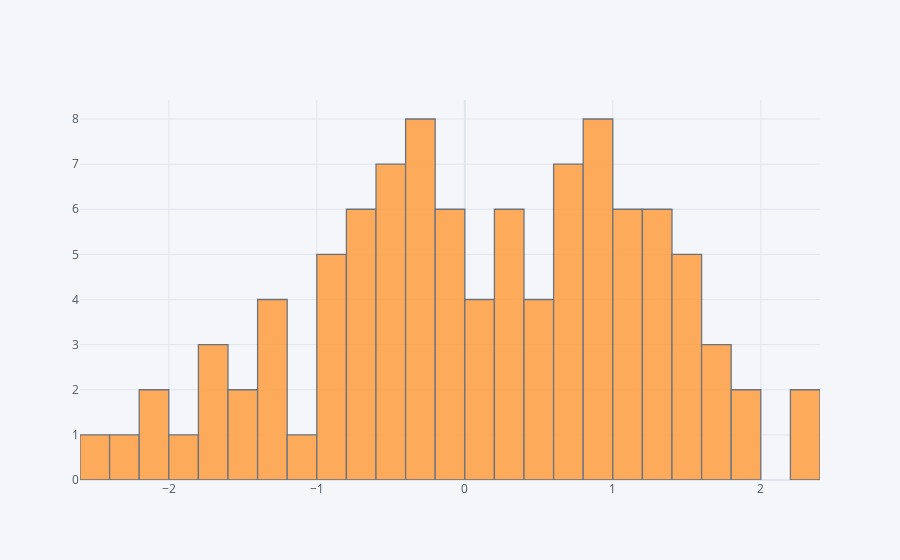

Source (notebook cell):
### Code cell
df1['A'].iplot(kind='hist',bins=25)

### Figure 1 — Plotly figure (JSON) as saved in the notebook; plotly's stock layout.template omitted (floating-point values rounded to 4 significant figures)
{"data": [{"histfunc": "count", "histnorm": "", "marker": {"color": "rgba(255, 153, 51, 1.0)", "line": {"color": "#4D5663", "width": 1.3}}, "name": "A", "nbinsx": 25, "opacity": 0.8, "orientation": "v", "type": "histogram", "x": [-2.018, 0.9234, 1.022, -1.543, 0.9535, 1.614, -0.4907, 0.6406, 0.1817, -0.9019, 1.128, -0.5492, 0.4025, 0.2046, 0.8485, 1.598, -0.3885, 0.7669, 0.5722, -0.3587, 1.276, -1.538, 0.9398, 1.238, 0.4556, 1.922, 0.3788, -1.627, 1.549, 0.3537, -1.602, -0.2743, 1.645, 0.7661, -0.6552, 2.289, -0.3005, -0.1426, -0.3509, 0.8066, -0.819, 0.3384, 0.02915, 0.04075, 0.9096, -0.4587, 0.2372, 1.882, -1.226, 1.022, 0.7867, -0.8562, -1.297, -1.34, -0.7741, -2.065, -0.4326, -0.1396, 1.098, -2.501, 0.7363, -1.703, -0.3907, -0.6357, -1.946, -0.5398, -0.5675, -0.6141, 0.8011, -1.213, -0.376, 1.462, -0.7632, -0.4993, 2.216, -0.2236, -0.1888, 0.1564, -0.04432, 0.8444, 1.262, 1.409, -0.8372, -0.1941, 1.392, -0.1065, 0.5074, -2.398, 1.1, -0.8996, -0.6816, 0.6643, 0.3119, 1.236, 1.592, 1.248, 1.179, 0.7178, -1.056, 1.638]}], "layout": {"barmode": "overlay", "legend": {"bgcolor": "#F5F6F9", "font": {"color": "#4D5663"}}, "paper_bgcolor": "#F5F6F9", "plot_bgcolor": "#F5F6F9", "title": {"font": {"color": "#4D5663"}}, "xaxis": {"gridcolor": "#E1E5ED", "showgrid": true, "tickfont": {"color": "#4D5663"}, "title": {"font": {"color": "#4D5663"}, "text": ""}, "zerolinecolor": "#E1E5ED"}, "yaxis": {"gridcolor": "#E1E5ED", "showgrid": true, "tickfont": {"color": "#4D5663"}, "title": {"font": {"color": "#4D5663"}, "text": ""}, "zerolinecolor": "#E1E5ED"}}}
